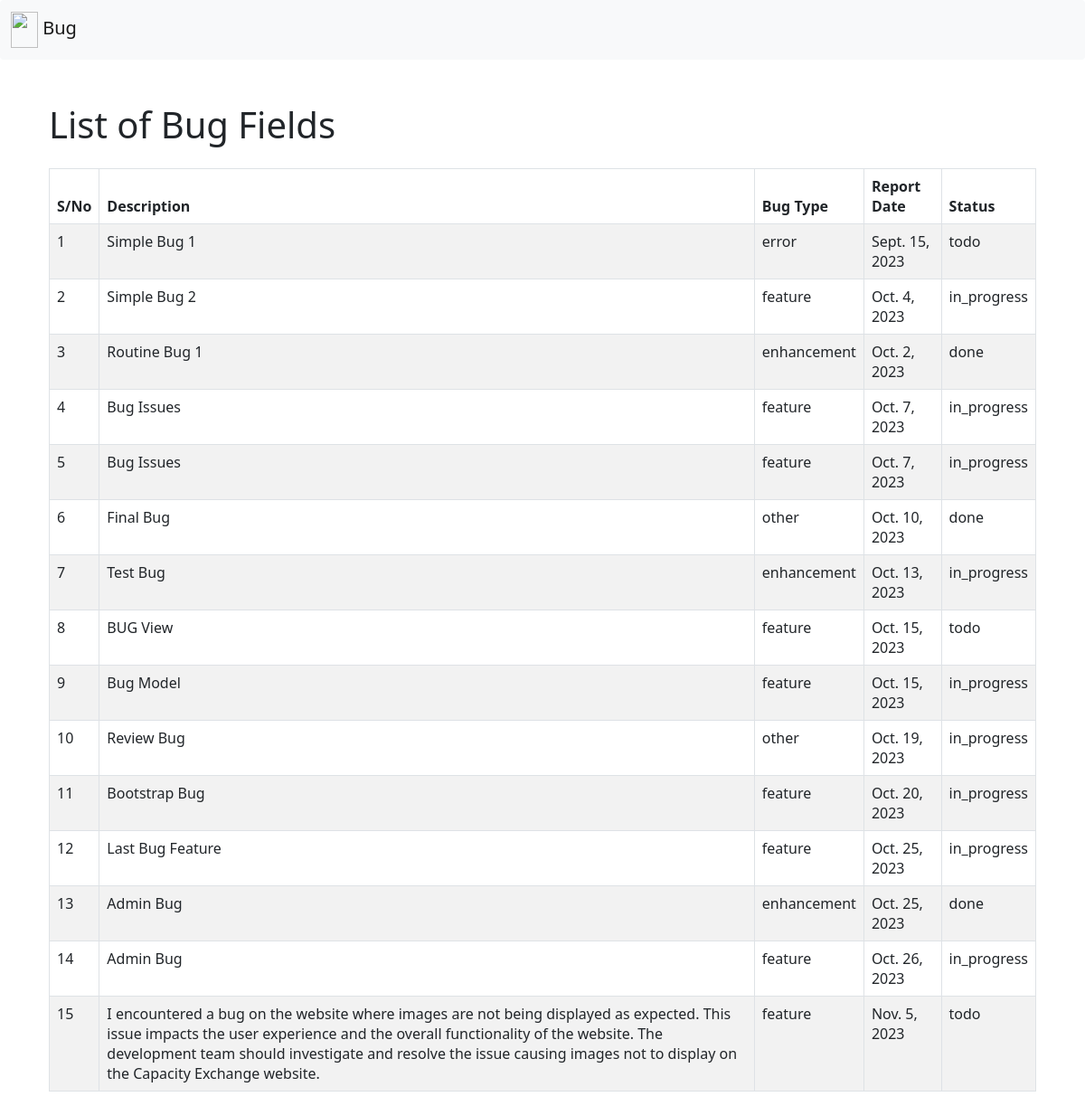
/bug/bugs/, run on an earlier commit of the app's database.
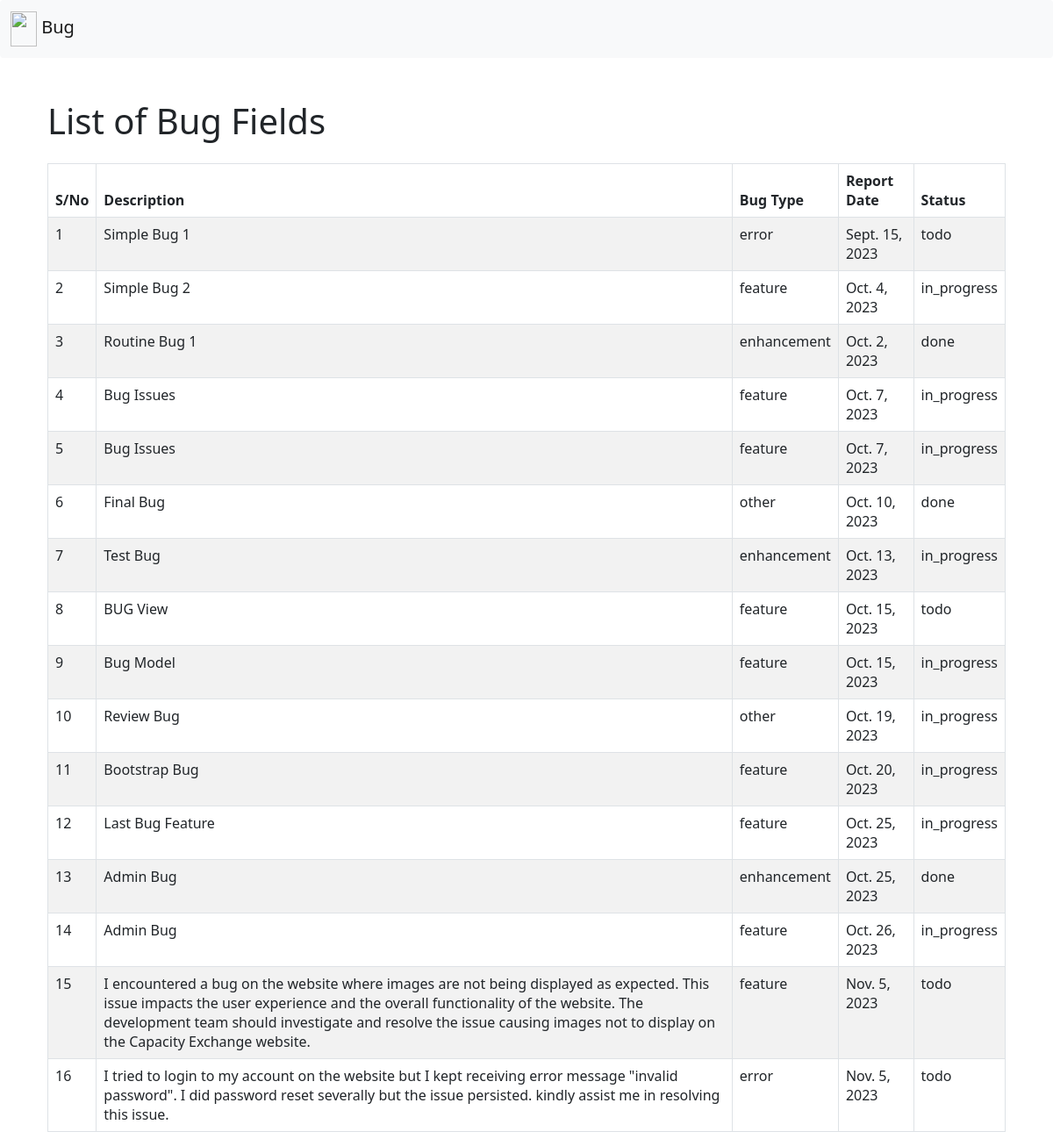
And on a later commit of the database.
### bug/models.py (models this page shows, shortened)
class Bug(models.Model):
    BUG_TYPES = [
        ('error', 'Error'),
        ('feature', 'New Feature'),
        ('enhancement', 'Enhancement'),
        ('other', 'Other'),
    ]
    STATUS_CHOICES = [
        ('todo', 'To Do'),
        ('in_progress', 'In Progress'),
        ('done', 'Done'),
    ]
    description = models.TextField()
    bug_type = models.CharField(max_length=35, choices=BUG_TYPES, default='error')
    report_date = models.DateField(default=datetime.now)
    status = models.CharField(max_length=35, choices=STATUS_CHOICES, default='todo')

### bug/views.py (the view)
# urls.py: path('bugs/', views.bug_list, name='bug_list'),
def bug_list(request):
    bugs = Bug.objects.all()
    return render(request, 'bug/bug_list.html', {'bugs': bugs})

### bug/templates/bug/bug_list.html
{% extends "bug/base.html" %}
{% block content %}
<div class="container mt-5">
  <h1>List of Bug Fields</h1>
  <table class="table table-bordered table-striped mt-4">
    <thead class="thead-light">
      <tr>
	<th>S/No</th>
        <th>Description</th>
        <th>Bug Type</th>
        <th>Report Date</th>
        <th>Status</th>
      </tr>
    </thead>
    <tbody>
      {% for bug in bugs %}
      <tr>
        <td>{{ forloop.counter }}</td>
        <td>{{ bug.description }}</td>
        <td>{{ bug.bug_type }}</td>
        <td>{{ bug.report_date }}</td>
        <td>{{ bug.status }}</td>
      </tr>
      {% endfor %}
    </tbody>
  </table>
</div>
{% endblock content %}

What changed in the data, as far as the page shows it:
added Bug: description "I tried to login to my account on the website but I kept receiving error message \"invalid password\". I did password reset severally but the issue persisted. kindly assist me in resolving this issue.", bug_type "error", report_date "Nov. 5, 2023", status "todo"
